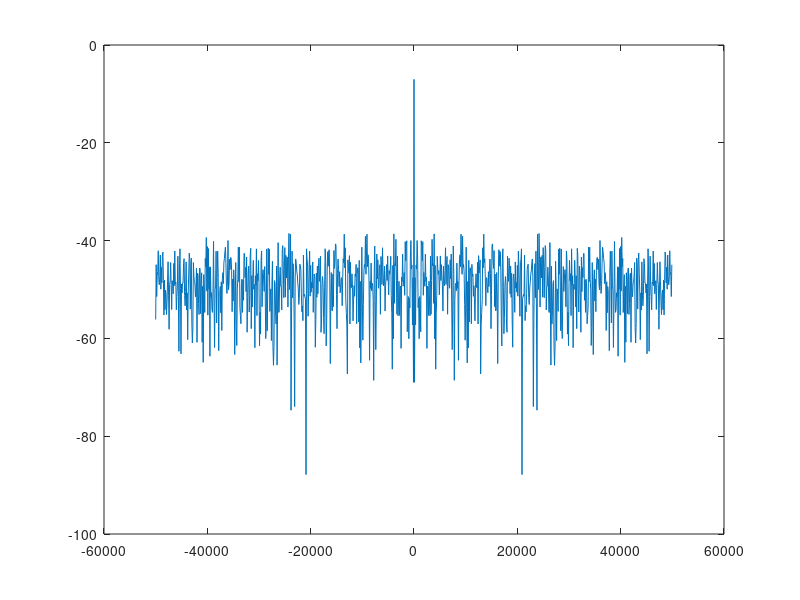

This chart was generated by the following MATLAB code:
y = rand(1000, 1);
fs = 100e3;
spectrum = 10*log(abs(fftshift(fft(y))) / length(y));   %compute the FFT
precision = fs/length(y);
f = (-length(y)/2:length(y)/2-1)*(fs/length(y)); % Create the frequency axis and put the measure in the middle of the bin.
plot(f,spectrum);
